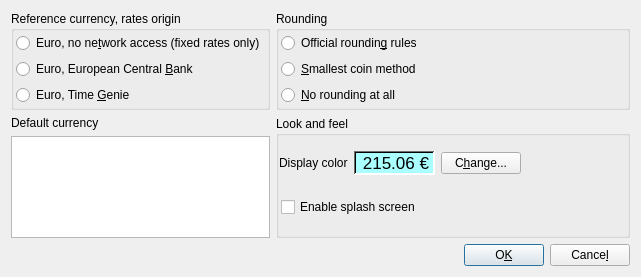
<?xml version="1.0" encoding="UTF-8"?>
<ui version="4.0">
 <class>SettingsDialog</class>
 <widget class="QDialog" name="SettingsDialog">
  <property name="geometry">
   <rect>
    <x>0</x>
    <y>0</y>
    <width>641</width>
    <height>277</height>
   </rect>
  </property>
  <property name="windowTitle">
   <string>Settings</string>
  </property>
  <layout class="QGridLayout">
   <property name="margin">
    <number>11</number>
   </property>
   <property name="spacing">
    <number>6</number>
   </property>
   <item row="1" column="0">
    <layout class="QVBoxLayout">
     <property name="spacing">
      <number>6</number>
     </property>
     <property name="margin">
      <number>0</number>
     </property>
     <item>
      <widget class="QLabel" name="defaultCurrencyText">
       <property name="text">
        <string>Default currency</string>
       </property>
       <property name="wordWrap">
        <bool>false</bool>
       </property>
      </widget>
     </item>
     <item>
      <widget class="QListWidget" name="defaultCurrencyList">
       <property name="font">
        <font/>
       </property>
      </widget>
     </item>
    </layout>
   </item>
   <item row="0" column="0">
    <widget class="QGroupBox" name="groupBox1">
     <property name="sizePolicy">
      <sizepolicy hsizetype="MinimumExpanding" vsizetype="MinimumExpanding">
       <horstretch>0</horstretch>
       <verstretch>0</verstretch>
      </sizepolicy>
     </property>
     <property name="title">
      <string>Reference currency, rates origin</string>
     </property>
     <layout class="QVBoxLayout">
      <property name="spacing">
       <number>6</number>
      </property>
      <property name="margin">
       <number>2</number>
      </property>
      <item>
       <widget class="QRadioButton" name="radioButtonEuroFixed">
        <property name="font">
         <font/>
        </property>
        <property name="text">
         <string>Euro, no ne&amp;twork access (fixed rates only)</string>
        </property>
        <property name="shortcut">
         <string>Alt+T</string>
        </property>
       </widget>
      </item>
      <item>
       <widget class="QRadioButton" name="radioButtonEuroECB">
        <property name="enabled">
         <bool>true</bool>
        </property>
        <property name="font">
         <font/>
        </property>
        <property name="text">
         <string>Euro, European Central &amp;Bank</string>
        </property>
        <property name="shortcut">
         <string>Alt+B</string>
        </property>
        <property name="checked">
         <bool>false</bool>
        </property>
       </widget>
      </item>
      <item>
       <widget class="QRadioButton" name="radioButtonEuroTG">
        <property name="font">
         <font/>
        </property>
        <property name="text">
         <string>Euro, Time &amp;Genie</string>
        </property>
        <property name="shortcut">
         <string>Alt+G</string>
        </property>
       </widget>
      </item>
     </layout>
    </widget>
   </item>
   <item row="0" column="1">
    <widget class="QGroupBox" name="groupBox2">
     <property name="sizePolicy">
      <sizepolicy hsizetype="MinimumExpanding" vsizetype="Preferred">
       <horstretch>0</horstretch>
       <verstretch>0</verstretch>
      </sizepolicy>
     </property>
     <property name="title">
      <string>Rounding</string>
     </property>
     <layout class="QVBoxLayout">
      <property name="spacing">
       <number>6</number>
      </property>
      <property name="margin">
       <number>2</number>
      </property>
      <item>
       <widget class="QRadioButton" name="radioButtonOfficialRules">
        <property name="font">
         <font/>
        </property>
        <property name="text">
         <string>Official roundin&amp;g rules</string>
        </property>
       </widget>
      </item>
      <item>
       <widget class="QRadioButton" name="radioButtonSmallestCoin">
        <property name="font">
         <font/>
        </property>
        <property name="text">
         <string>&amp;Smallest coin method</string>
        </property>
        <property name="shortcut">
         <string>Alt+S</string>
        </property>
       </widget>
      </item>
      <item>
       <widget class="QRadioButton" name="radioButtonNoRounding">
        <property name="font">
         <font/>
        </property>
        <property name="text">
         <string>&amp;No rounding at all</string>
        </property>
        <property name="shortcut">
         <string>Alt+N</string>
        </property>
       </widget>
      </item>
     </layout>
    </widget>
   </item>
   <item row="1" column="1">
    <widget class="QGroupBox" name="AppearanceGroup">
     <property name="title">
      <string>Look and feel</string>
     </property>
     <layout class="QVBoxLayout">
      <property name="spacing">
       <number>6</number>
      </property>
      <property name="margin">
       <number>0</number>
      </property>
      <item>
       <spacer>
        <property name="orientation">
         <enum>Qt::Vertical</enum>
        </property>
        <property name="sizeType">
         <enum>QSizePolicy::Expanding</enum>
        </property>
        <property name="sizeHint" stdset="0">
         <size>
          <width>20</width>
          <height>16</height>
         </size>
        </property>
       </spacer>
      </item>
      <item>
       <layout class="QHBoxLayout">
        <property name="spacing">
         <number>6</number>
        </property>
        <property name="margin">
         <number>0</number>
        </property>
        <item>
         <widget class="QLabel" name="textLabel1">
          <property name="text">
           <string>Display color</string>
          </property>
          <property name="wordWrap">
           <bool>false</bool>
          </property>
          <property name="margin">
           <number>2</number>
          </property>
         </widget>
        </item>
        <item>
         <widget class="QLabel" name="displayColorResult">
          <property name="sizePolicy">
           <sizepolicy hsizetype="Preferred" vsizetype="Minimum">
            <horstretch>0</horstretch>
            <verstretch>0</verstretch>
           </sizepolicy>
          </property>
          <property name="palette">
           <palette>
            <active>
             <colorrole role="WindowText">
              <brush brushstyle="SolidPattern">
               <color alpha="255">
                <red>0</red>
                <green>0</green>
                <blue>0</blue>
               </color>
              </brush>
             </colorrole>
             <colorrole role="Button">
              <brush brushstyle="SolidPattern">
               <color alpha="255">
                <red>220</red>
                <green>220</green>
                <blue>220</blue>
               </color>
              </brush>
             </colorrole>
             <colorrole role="Light">
              <brush brushstyle="SolidPattern">
               <color alpha="255">
                <red>255</red>
                <green>255</green>
                <blue>255</blue>
               </color>
              </brush>
             </colorrole>
             <colorrole role="Midlight">
              <brush brushstyle="SolidPattern">
               <color alpha="255">
                <red>237</red>
                <green>237</green>
                <blue>237</blue>
               </color>
              </brush>
             </colorrole>
             <colorrole role="Dark">
              <brush brushstyle="SolidPattern">
               <color alpha="255">
                <red>110</red>
                <green>110</green>
                <blue>110</blue>
               </color>
              </brush>
             </colorrole>
             <colorrole role="Mid">
              <brush brushstyle="SolidPattern">
               <color alpha="255">
                <red>146</red>
                <green>146</green>
                <blue>146</blue>
               </color>
              </brush>
             </colorrole>
             <colorrole role="Text">
              <brush brushstyle="SolidPattern">
               <color alpha="255">
                <red>0</red>
                <green>0</green>
                <blue>0</blue>
               </color>
              </brush>
             </colorrole>
             <colorrole role="BrightText">
              <brush brushstyle="SolidPattern">
               <color alpha="255">
                <red>255</red>
                <green>255</green>
                <blue>255</blue>
               </color>
              </brush>
             </colorrole>
             <colorrole role="ButtonText">
              <brush brushstyle="SolidPattern">
               <color alpha="255">
                <red>0</red>
                <green>0</green>
                <blue>0</blue>
               </color>
              </brush>
             </colorrole>
             <colorrole role="Base">
              <brush brushstyle="SolidPattern">
               <color alpha="255">
                <red>255</red>
                <green>255</green>
                <blue>255</blue>
               </color>
              </brush>
             </colorrole>
             <colorrole role="Window">
              <brush brushstyle="SolidPattern">
               <color alpha="255">
                <red>170</red>
                <green>255</green>
                <blue>255</blue>
               </color>
              </brush>
             </colorrole>
             <colorrole role="Shadow">
              <brush brushstyle="SolidPattern">
               <color alpha="255">
                <red>0</red>
                <green>0</green>
                <blue>0</blue>
               </color>
              </brush>
             </colorrole>
             <colorrole role="Highlight">
              <brush brushstyle="SolidPattern">
               <color alpha="255">
                <red>84</red>
                <green>112</green>
                <blue>152</blue>
               </color>
              </brush>
             </colorrole>
             <colorrole role="HighlightedText">
              <brush brushstyle="SolidPattern">
               <color alpha="255">
                <red>255</red>
                <green>255</green>
                <blue>255</blue>
               </color>
              </brush>
             </colorrole>
             <colorrole role="Link">
              <brush brushstyle="SolidPattern">
               <color alpha="255">
                <red>0</red>
                <green>0</green>
                <blue>0</blue>
               </color>
              </brush>
             </colorrole>
             <colorrole role="LinkVisited">
              <brush brushstyle="SolidPattern">
               <color alpha="255">
                <red>0</red>
                <green>0</green>
                <blue>0</blue>
               </color>
              </brush>
             </colorrole>
            </active>
            <inactive>
             <colorrole role="WindowText">
              <brush brushstyle="SolidPattern">
               <color alpha="255">
                <red>0</red>
                <green>0</green>
                <blue>0</blue>
               </color>
              </brush>
             </colorrole>
             <colorrole role="Button">
              <brush brushstyle="SolidPattern">
               <color alpha="255">
                <red>220</red>
                <green>220</green>
                <blue>220</blue>
               </color>
              </brush>
             </colorrole>
             <colorrole role="Light">
              <brush brushstyle="SolidPattern">
               <color alpha="255">
                <red>255</red>
                <green>255</green>
                <blue>255</blue>
               </color>
              </brush>
             </colorrole>
             <colorrole role="Midlight">
              <brush brushstyle="SolidPattern">
               <color alpha="255">
                <red>253</red>
                <green>253</green>
                <blue>253</blue>
               </color>
              </brush>
             </colorrole>
             <colorrole role="Dark">
              <brush brushstyle="SolidPattern">
               <color alpha="255">
                <red>110</red>
                <green>110</green>
                <blue>110</blue>
               </color>
              </brush>
             </colorrole>
             <colorrole role="Mid">
              <brush brushstyle="SolidPattern">
               <color alpha="255">
                <red>146</red>
                <green>146</green>
                <blue>146</blue>
               </color>
              </brush>
             </colorrole>
             <colorrole role="Text">
              <brush brushstyle="SolidPattern">
               <color alpha="255">
                <red>0</red>
                <green>0</green>
                <blue>0</blue>
               </color>
              </brush>
             </colorrole>
             <colorrole role="BrightText">
              <brush brushstyle="SolidPattern">
               <color alpha="255">
                <red>255</red>
                <green>255</green>
                <blue>255</blue>
               </color>
              </brush>
             </colorrole>
             <colorrole role="ButtonText">
              <brush brushstyle="SolidPattern">
               <color alpha="255">
                <red>0</red>
                <green>0</green>
                <blue>0</blue>
               </color>
              </brush>
             </colorrole>
             <colorrole role="Base">
              <brush brushstyle="SolidPattern">
               <color alpha="255">
                <red>255</red>
                <green>255</green>
                <blue>255</blue>
               </color>
              </brush>
             </colorrole>
             <colorrole role="Window">
              <brush brushstyle="SolidPattern">
               <color alpha="255">
                <red>170</red>
                <green>255</green>
                <blue>255</blue>
               </color>
              </brush>
             </colorrole>
             <colorrole role="Shadow">
              <brush brushstyle="SolidPattern">
               <color alpha="255">
                <red>0</red>
                <green>0</green>
                <blue>0</blue>
               </color>
              </brush>
             </colorrole>
             <colorrole role="Highlight">
              <brush brushstyle="SolidPattern">
               <color alpha="255">
                <red>84</red>
                <green>112</green>
                <blue>152</blue>
               </color>
              </brush>
             </colorrole>
             <colorrole role="HighlightedText">
              <brush brushstyle="SolidPattern">
               <color alpha="255">
                <red>255</red>
                <green>255</green>
                <blue>255</blue>
               </color>
              </brush>
             </colorrole>
             <colorrole role="Link">
              <brush brushstyle="SolidPattern">
               <color alpha="255">
                <red>0</red>
                <green>0</green>
                <blue>0</blue>
               </color>
              </brush>
             </colorrole>
             <colorrole role="LinkVisited">
              <brush brushstyle="SolidPattern">
               <color alpha="255">
                <red>0</red>
                <green>0</green>
                <blue>0</blue>
               </color>
              </brush>
             </colorrole>
            </inactive>
            <disabled>
             <colorrole role="WindowText">
              <brush brushstyle="SolidPattern">
               <color alpha="255">
                <red>128</red>
                <green>128</green>
                <blue>128</blue>
               </color>
              </brush>
             </colorrole>
             <colorrole role="Button">
              <brush brushstyle="SolidPattern">
               <color alpha="255">
                <red>220</red>
                <green>220</green>
                <blue>220</blue>
               </color>
              </brush>
             </colorrole>
             <colorrole role="Light">
              <brush brushstyle="SolidPattern">
               <color alpha="255">
                <red>255</red>
                <green>255</green>
                <blue>255</blue>
               </color>
              </brush>
             </colorrole>
             <colorrole role="Midlight">
              <brush brushstyle="SolidPattern">
               <color alpha="255">
                <red>253</red>
                <green>253</green>
                <blue>253</blue>
               </color>
              </brush>
             </colorrole>
             <colorrole role="Dark">
              <brush brushstyle="SolidPattern">
               <color alpha="255">
                <red>110</red>
                <green>110</green>
                <blue>110</blue>
               </color>
              </brush>
             </colorrole>
             <colorrole role="Mid">
              <brush brushstyle="SolidPattern">
               <color alpha="255">
                <red>146</red>
                <green>146</green>
                <blue>146</blue>
               </color>
              </brush>
             </colorrole>
             <colorrole role="Text">
              <brush brushstyle="SolidPattern">
               <color alpha="255">
                <red>0</red>
                <green>0</green>
                <blue>0</blue>
               </color>
              </brush>
             </colorrole>
             <colorrole role="BrightText">
              <brush brushstyle="SolidPattern">
               <color alpha="255">
                <red>255</red>
                <green>255</green>
                <blue>255</blue>
               </color>
              </brush>
             </colorrole>
             <colorrole role="ButtonText">
              <brush brushstyle="SolidPattern">
               <color alpha="255">
                <red>128</red>
                <green>128</green>
                <blue>128</blue>
               </color>
              </brush>
             </colorrole>
             <colorrole role="Base">
              <brush brushstyle="SolidPattern">
               <color alpha="255">
                <red>255</red>
                <green>255</green>
                <blue>255</blue>
               </color>
              </brush>
             </colorrole>
             <colorrole role="Window">
              <brush brushstyle="SolidPattern">
               <color alpha="255">
                <red>170</red>
                <green>255</green>
                <blue>255</blue>
               </color>
              </brush>
             </colorrole>
             <colorrole role="Shadow">
              <brush brushstyle="SolidPattern">
               <color alpha="255">
                <red>0</red>
                <green>0</green>
                <blue>0</blue>
               </color>
              </brush>
             </colorrole>
             <colorrole role="Highlight">
              <brush brushstyle="SolidPattern">
               <color alpha="255">
                <red>84</red>
                <green>112</green>
                <blue>152</blue>
               </color>
              </brush>
             </colorrole>
             <colorrole role="HighlightedText">
              <brush brushstyle="SolidPattern">
               <color alpha="255">
                <red>255</red>
                <green>255</green>
                <blue>255</blue>
               </color>
              </brush>
             </colorrole>
             <colorrole role="Link">
              <brush brushstyle="SolidPattern">
               <color alpha="255">
                <red>0</red>
                <green>0</green>
                <blue>0</blue>
               </color>
              </brush>
             </colorrole>
             <colorrole role="LinkVisited">
              <brush brushstyle="SolidPattern">
               <color alpha="255">
                <red>0</red>
                <green>0</green>
                <blue>0</blue>
               </color>
              </brush>
             </colorrole>
            </disabled>
           </palette>
          </property>
          <property name="font">
           <font>
            <pointsize>13</pointsize>
           </font>
          </property>
          <property name="autoFillBackground">
           <bool>true</bool>
          </property>
          <property name="frameShape">
           <enum>QFrame::WinPanel</enum>
          </property>
          <property name="frameShadow">
           <enum>QFrame::Sunken</enum>
          </property>
          <property name="text">
           <string>215.06 €</string>
          </property>
          <property name="textFormat">
           <enum>Qt::AutoText</enum>
          </property>
          <property name="alignment">
           <set>Qt::AlignRight|Qt::AlignTrailing|Qt::AlignVCenter</set>
          </property>
          <property name="wordWrap">
           <bool>false</bool>
          </property>
         </widget>
        </item>
        <item>
         <widget class="KPushButton" name="kPushButtonDisplayColor">
          <property name="text">
           <string>C&amp;hange...</string>
          </property>
          <property name="shortcut">
           <string>Alt+H</string>
          </property>
         </widget>
        </item>
        <item>
         <spacer>
          <property name="orientation">
           <enum>Qt::Horizontal</enum>
          </property>
          <property name="sizeType">
           <enum>QSizePolicy::Expanding</enum>
          </property>
          <property name="sizeHint" stdset="0">
           <size>
            <width>135</width>
            <height>20</height>
           </size>
          </property>
         </spacer>
        </item>
       </layout>
      </item>
      <item>
       <spacer>
        <property name="orientation">
         <enum>Qt::Vertical</enum>
        </property>
        <property name="sizeType">
         <enum>QSizePolicy::Expanding</enum>
        </property>
        <property name="sizeHint" stdset="0">
         <size>
          <width>20</width>
          <height>16</height>
         </size>
        </property>
       </spacer>
      </item>
      <item>
       <layout class="QHBoxLayout">
        <property name="spacing">
         <number>6</number>
        </property>
        <property name="margin">
         <number>2</number>
        </property>
        <item>
         <widget class="QCheckBox" name="checkBoxSplashScreen">
          <property name="text">
           <string>Enable splash screen</string>
          </property>
         </widget>
        </item>
        <item>
         <spacer>
          <property name="orientation">
           <enum>Qt::Horizontal</enum>
          </property>
          <property name="sizeType">
           <enum>QSizePolicy::Expanding</enum>
          </property>
          <property name="sizeHint" stdset="0">
           <size>
            <width>156</width>
            <height>21</height>
           </size>
          </property>
         </spacer>
        </item>
       </layout>
      </item>
      <item>
       <spacer>
        <property name="orientation">
         <enum>Qt::Vertical</enum>
        </property>
        <property name="sizeType">
         <enum>QSizePolicy::Expanding</enum>
        </property>
        <property name="sizeHint" stdset="0">
         <size>
          <width>20</width>
          <height>16</height>
         </size>
        </property>
       </spacer>
      </item>
     </layout>
    </widget>
   </item>
   <item row="2" column="0" colspan="2">
    <layout class="QHBoxLayout">
     <property name="spacing">
      <number>6</number>
     </property>
     <property name="margin">
      <number>0</number>
     </property>
     <item>
      <spacer>
       <property name="orientation">
        <enum>Qt::Horizontal</enum>
       </property>
       <property name="sizeType">
        <enum>QSizePolicy::Expanding</enum>
       </property>
       <property name="sizeHint" stdset="0">
        <size>
         <width>151</width>
         <height>20</height>
        </size>
       </property>
      </spacer>
     </item>
     <item>
      <widget class="QPushButton" name="OKButton">
       <property name="text">
        <string>O&amp;K</string>
       </property>
       <property name="shortcut">
        <string>Alt+K</string>
       </property>
       <property name="default">
        <bool>true</bool>
       </property>
      </widget>
     </item>
     <item>
      <widget class="QPushButton" name="CancelButton">
       <property name="text">
        <string>Cance&amp;l</string>
       </property>
       <property name="shortcut">
        <string>Alt+L</string>
       </property>
      </widget>
     </item>
    </layout>
   </item>
  </layout>
 </widget>
 <layoutdefault spacing="6" margin="11"/>
 <customwidgets>
  <customwidget>
   <class>KPushButton</class>
   <extends>QPushButton</extends>
   <header>kpushbutton.h</header>
   <container>1</container>
  </customwidget>
 </customwidgets>
 <tabstops>
  <tabstop>radioButtonEuroFixed</tabstop>
  <tabstop>radioButtonEuroECB</tabstop>
  <tabstop>radioButtonEuroTG</tabstop>
  <tabstop>defaultCurrencyList</tabstop>
  <tabstop>radioButtonOfficialRules</tabstop>
  <tabstop>radioButtonSmallestCoin</tabstop>
  <tabstop>radioButtonNoRounding</tabstop>
  <tabstop>OKButton</tabstop>
  <tabstop>CancelButton</tabstop>
 </tabstops>
 <includes>
  <include location="local">kpushbutton.h</include>
 </includes>
 <resources/>
 <connections>
  <connection>
   <sender>OKButton</sender>
   <signal>pressed()</signal>
   <receiver>SettingsDialog</receiver>
   <slot>ok()</slot>
   <hints>
    <hint type="sourcelabel">
     <x>20</x>
     <y>20</y>
    </hint>
    <hint type="destinationlabel">
     <x>20</x>
     <y>20</y>
    </hint>
   </hints>
  </connection>
  <connection>
   <sender>CancelButton</sender>
   <signal>pressed()</signal>
   <receiver>SettingsDialog</receiver>
   <slot>cancel()</slot>
   <hints>
    <hint type="sourcelabel">
     <x>20</x>
     <y>20</y>
    </hint>
    <hint type="destinationlabel">
     <x>20</x>
     <y>20</y>
    </hint>
   </hints>
  </connection>
  <connection>
   <sender>kPushButtonDisplayColor</sender>
   <signal>clicked()</signal>
   <receiver>SettingsDialog</receiver>
   <slot>changeDisplayColor()</slot>
   <hints>
    <hint type="sourcelabel">
     <x>20</x>
     <y>20</y>
    </hint>
    <hint type="destinationlabel">
     <x>20</x>
     <y>20</y>
    </hint>
   </hints>
  </connection>
 </connections>
</ui>
